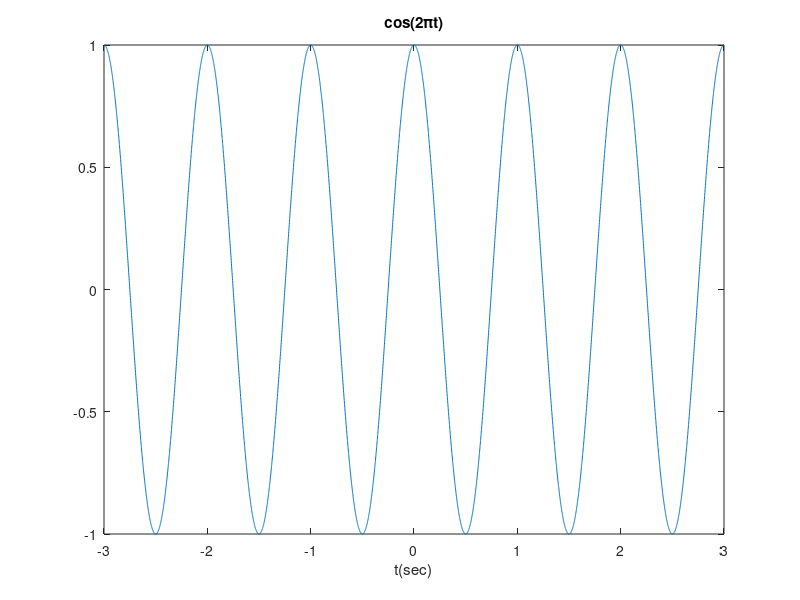

Here is the MATLAB script that generated this plot: (Note: this script raises an error after producing the figure.)
t=-3:0.001:3;
y1=cos(2*pi.*t);
y2=cos(60*pi.*t);
y3=cos(2*pi.*t).*cos(60*pi.*t);
plot(t,y1);
xlabel('t(sec)');
title('cos(2\pit)');
set(gcf,'color','w');
export_fig problem6d-1.pdf;
plot(t,y2);
xlabel('t(sec)');
title('cos(60\pit)');
export_fig problem6d-2.pdf;
plot(t,y3);
xlabel('t(sec)');
title('cos(2\pit) cos(60\pit)');
export_fig problem6d-3.pdf;